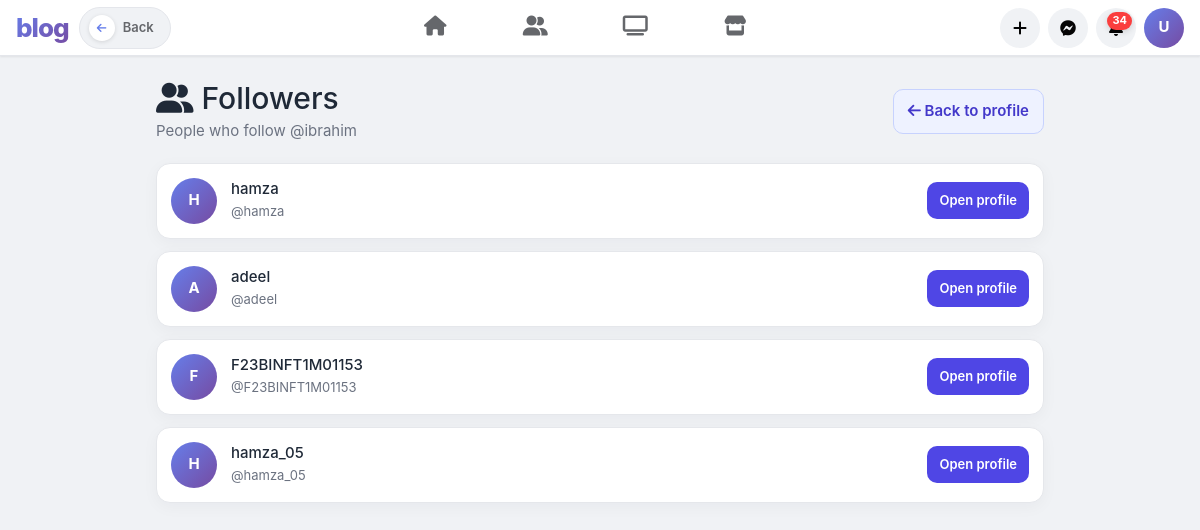
The page /profile/2/followers/ (signed in) on the database its author committed.
### blog/models.py (models this page shows)
class CustomUser(AbstractUser):
    email = models.EmailField(unique=True)

### blog/views.py (the view)
# urls.py: path("profile/<int:user_id>/followers/", follower_list_view, name="followers_list"),
@login_required
def follower_list_view(request, user_id):
    profile_user = get_object_or_404(CustomUser, id=user_id)
    followers = CustomUser.objects.filter(
        following_users__following=profile_user
    ).distinct()
    return render(
        request,
        "profile/followers_list.html",
        {"profile_user": profile_user, "followers": followers},
    )

### blog/context_processors.py (called while the page is built)
def notifications_badge(request):
    if request.user.is_authenticated:
        cache_key = f"unread_notifications_{request.user.id}"
        unread_count = cache.get(cache_key)
        if unread_count is None:
            unread_count = Notification.objects.filter(
                user=request.user, is_read=False
            ).count()
            cache.set(cache_key, unread_count, 30)
    else:
        unread_count = 0
    return {"unread_notifications_count": unread_count}

def navbar_context(request):
    cache_key = "all_categories_navbar"
    all_categories = cache.get(cache_key)
    if all_categories is None:
        all_categories = list(Category.objects.all().order_by("name"))
        cache.set(cache_key, all_categories, 3600)
    selected_category_ids = []
    if request.GET:
        selected_category_ids = [
            int(id) for id in request.GET.getlist("categories") if id and id != "all"
        ]
    return {
        "all_categories": all_categories,
        "selected_category_ids": selected_category_ids,
    }

### templates/profile/followers_list.html (shortened to what this page needs)
{% extends 'base.html' %}
{% block content %}
<div class="connections-page">
    <div class="connections-header">
        <div>
            <h1><i class="fas fa-user-friends"></i> Followers</h1>
            <p>People who follow @{{ profile_user.username }}</p>
        </div>
        <a href="{% if request.user.id == profile_user.id %}{% url 'blog:profile' %}{% else %}{% url 'blog:other_profile' profile_user.id %}{% endif %}" class="back-btn">
            <i class="fas fa-arrow-left"></i> Back to profile
        </a>
    </div>
    {% if followers %}
        <div class="users-grid">
            {% for follower in followers %}
                <article class="user-card">
                    <div class="user-avatar">{{ follower.username|first|upper }}</div>
                    <div class="user-info">
                        <h3>{{ follower.get_full_name|default:follower.username }}</h3>
                        <p>@{{ follower.username }}</p>
                    </div>
                    <a href="{% if follower.id == request.user.id %}{% url 'blog:profile' %}{% else %}{% url 'blog:other_profile' follower.id %}{% endif %}" class="open-profile-btn">
                        Open profile
                    </a>
                </article>
            {% endfor %}
        </div>
    {% else %}
        <div class="empty-state">
            <i class="fas fa-user-slash"></i>
            <p>No followers yet.</p>
        </div>
    {% endif %}
</div>
{% endblock %}

### templates/base.html (shortened to what this page needs)
<!DOCTYPE html>
<html lang="en">
<head>
    <link rel="stylesheet" href="https://cdn.jsdelivr.net/npm/bootstrap@5.3.0/dist/css/bootstrap.min.css">
    <link rel="stylesheet" href="https://cdnjs.cloudflare.com/ajax/libs/font-awesome/6.4.0/css/all.min.css">
</head>
<body>
<nav class="fb-nav">
    <a href="{% url 'blog:filter_by_category' %}" class="fb-nav-brand">blog</a>
    <button onclick="history.back()" class="fb-back-btn" type="button" title="Go Back">
        <span class="back-icon"><i class="fas fa-arrow-left"></i></span>
        <span>Back</span>
    </button>
    <div class="fb-nav-tabs">
        <a href="{% url 'blog:home' %}"
           class="fb-nav-tab {% block nav_home %}{% endblock %}"
           title="Home">
            <i class="fas fa-home"></i>
        </a>
        <a href="{% url 'blog:friends_list' %}"
           class="fb-nav-tab {% block nav_friends %}{% endblock %}"
           title="Friends">
            <i class="fas fa-user-friends"></i>
        </a>
        <a href="#" class="fb-nav-tab" title="Watch"><i class="fas fa-tv"></i></a>
        <a href="#" class="fb-nav-tab" title="Marketplace"><i class="fas fa-store"></i></a>
    </div>
    <div class="fb-nav-actions">
        <a href="{% url 'blog:create_post' %}" class="fb-nav-btn" title="Create Post">
            <i class="fas fa-plus"></i>
        </a>
        <a href="#" class="fb-nav-btn" title="Messenger">
            <i class="fab fa-facebook-messenger"></i>
        </a>
        <a href="{% url 'blog:notifications_list' %}" class="fb-nav-btn" title="Notifications">
            {% if unread_notifications_count and unread_notifications_count > 0 %}
                <span class="notification-badge">{% if unread_notifications_count > 99 %}99+{% else %}{{ unread_notifications_count }}{% endif %}</span>
            {% endif %}
        </a>
        <a href="{% url 'blog:profile' %}" class="fb-nav-avatar" title="Profile">
            {{ request.user.username|first|upper }}
        </a>
    </div>
</nav>
{% block content %}{% endblock %}
</body>
</html>

### templates/base.html (style rules this page uses)
:root { --primary-color: #667eea; --secondary-color: #764ba2; --primary-gradient: linear-gradient(135deg, #667eea 0%, #764ba2 100%); --light-bg: #f0f2f5; --card-bg: #ffffff; --card-shadow: 0 1px 2px rgba(0,0,0,0.08); --hover-shadow: 0 2px 12px rgba(0,0,0,0.12); --border-color: #e4e6eb; --text-primary: #050505; --text-secondary: #65676b; --text-tertiary: #8a8d91; --action-hover: #f2f2f2; --success-color: #42b72a; --danger-color: #fa3e3e; }
* { box-sizing: border-box; margin: 0; padding: 0; }
body { background: var(--light-bg); font-family: -apple-system, BlinkMacSystemFont, 'Helvetica Neue', 'Segoe UI', Roboto, sans-serif; font-size: 15px; color: var(--text-primary); min-height: 100vh; }
.fb-nav { position: sticky; top: 0; z-index: 100; background: #fff; border-bottom: 1px solid var(--border-color); box-shadow: var(--card-shadow); height: 56px; display: flex; align-items: center; padding: 0 16px; gap: 10px; }
.fb-nav-brand { font-size: 26px; font-weight: 800; background: var(--primary-gradient); -webkit-background-clip: text; -webkit-text-fill-color: transparent; background-clip: text; letter-spacing: -1px; flex-shrink: 0; text-decoration: none; }
.fb-back-btn { display: flex; align-items: center; gap: 8px; background: var(--light-bg); border: 1.5px solid var(--border-color); border-radius: 22px; padding: 7px 16px 7px 9px; cursor: pointer; color: var(--text-secondary); font-size: 13px; font-weight: 600; font-family: inherit; transition: all 0.22s ease; text-decoration: none; white-space: nowrap; flex-shrink: 0; }
.fb-back-btn .back-icon { width: 26px; height: 26px; border-radius: 50%; background: white; display: flex; align-items: center; justify-content: center; font-size: 11px; color: var(--primary-color); transition: all 0.22s ease; box-shadow: 0 1px 4px rgba(0,0,0,0.12); flex-shrink: 0; }
.fb-nav-tabs { display: flex; align-items: center; flex: 1; justify-content: center; gap: 4px; }
.fb-nav-tab { display: flex; align-items: center; justify-content: center; width: 96px; height: 44px; border-radius: 8px; cursor: pointer; color: var(--text-secondary); transition: all 0.15s ease; font-size: 20px; text-decoration: none; border-bottom: 3px solid transparent; }
.fb-nav-actions { display: flex; align-items: center; gap: 8px; flex-shrink: 0; }
.fb-nav-btn { width: 40px; height: 40px; border-radius: 50%; background: var(--light-bg); border: none; cursor: pointer; color: var(--text-primary); font-size: 16px; display: flex; align-items: center; justify-content: center; transition: background 0.15s; text-decoration: none; position: relative; }
.fb-nav-avatar { width: 40px; height: 40px; border-radius: 50%; background: var(--primary-gradient); display: flex; align-items: center; justify-content: center; color: white; font-weight: 700; font-size: 15px; cursor: pointer; flex-shrink: 0; text-decoration: none; }
.notification-badge { position: absolute; top: 4px; right: 4px; min-width: 18px; height: 18px; padding: 0 5px; border-radius: 9px; background: var(--danger-color); color: white; font-size: 11px; font-weight: 700; display: inline-flex; align-items: center; justify-content: center; box-shadow: 0 2px 6px rgba(0,0,0,0.15); line-height: 1; }

### templates/profile/followers_list.html (style rules this page uses)
.connections-page { max-width: 920px; margin: 0 auto; padding: 24px 16px; }
.connections-header { display: flex; justify-content: space-between; align-items: center; gap: 16px; margin-bottom: 20px; flex-wrap: wrap; }
.connections-header h1 { margin: 0 0 4px; font-size: 30px; color: #1f2937; }
.connections-header p { margin: 0; color: #6b7280; }
.back-btn { text-decoration: none; color: #4338ca; background: #eef2ff; border: 1px solid #c7d2fe; padding: 10px 14px; border-radius: 10px; font-weight: 600; }
.users-grid { display: grid; gap: 12px; }
.user-card { display: flex; align-items: center; gap: 14px; background: #fff; border: 1px solid #e5e7eb; border-radius: 14px; padding: 14px; box-shadow: 0 4px 16px rgba(15, 23, 42, 0.04); }
.user-avatar { width: 46px; height: 46px; border-radius: 50%; background: linear-gradient(135deg, #667eea, #764ba2); color: #fff; display: flex; align-items: center; justify-content: center; font-weight: 700; flex-shrink: 0; }
.user-info { flex: 1; min-width: 0; }
.user-info h3 { margin: 0; font-size: 15px; color: #1f2937; }
.user-info p { margin: 4px 0 0; color: #6b7280; font-size: 13px; }
.open-profile-btn { text-decoration: none; background: #4f46e5; color: #fff; border-radius: 10px; padding: 9px 12px; font-weight: 600; font-size: 13px; white-space: nowrap; }

### rows shown on the page
CustomUser: user.username|first "U"
CustomUser: username "ibrahim"
CustomUser: username|first "H", get_full_name "hamza", username "hamza"
CustomUser: username|first "A", get_full_name "adeel", username "adeel"
CustomUser: username|first "F", get_full_name "F23BINFT1M01153", username "F23BINFT1M01153"
CustomUser: username|first "H", get_full_name "hamza_05", username "hamza_05"

### other values the page prints
{{ unread_notifications_count }} "34"
